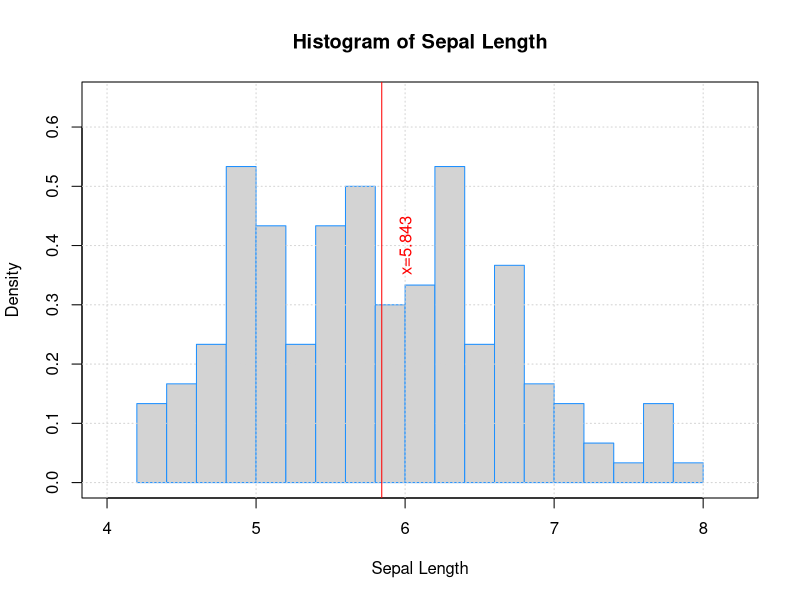
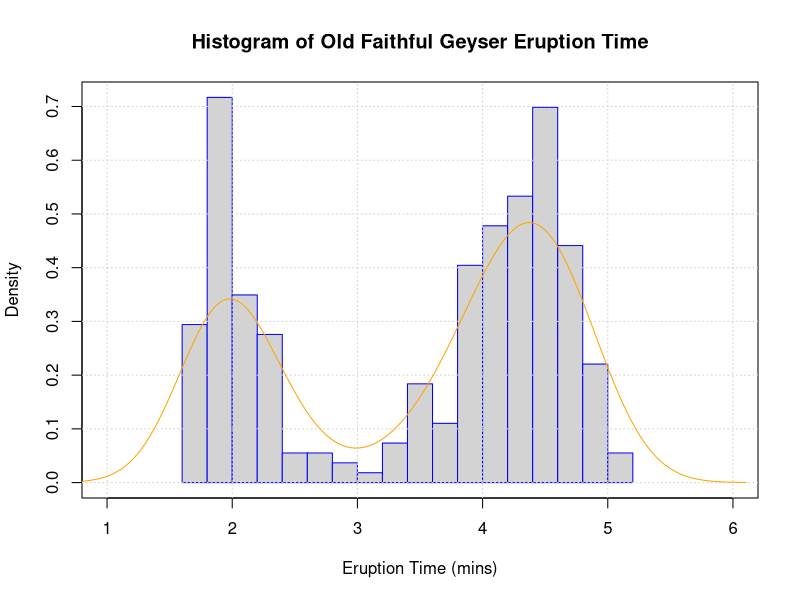
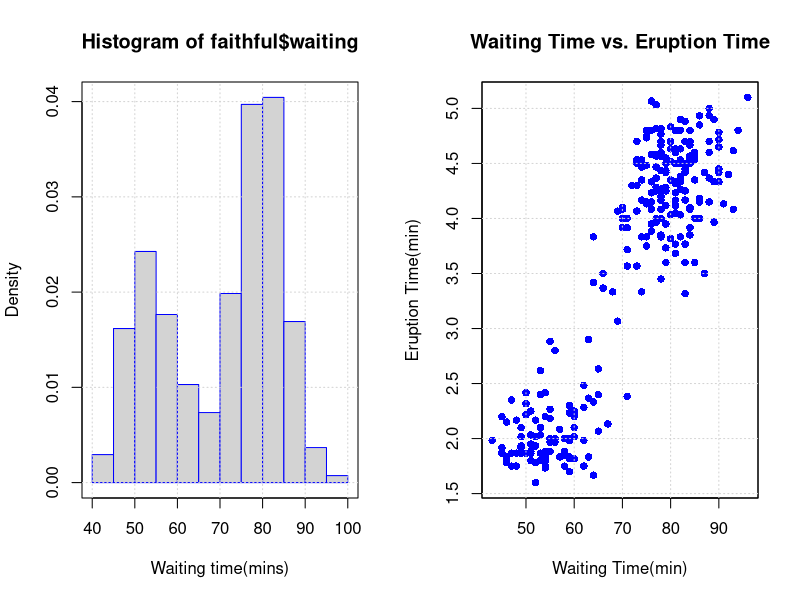

Write R code to recreate these figures, in order.
## ---- chunk 1
head(iris) 
hist(x = iris$Sepal.Length, main = "Histogram of Sepal Length", xlab = "Sepal Length",
     breaks = 15, border = "dodgerblue", probability = TRUE,
     ylim = c(0, 0.65), xlim = c(4, 8.2))
box()
grid()
new_line=mean(iris$Sepal.Length)
new_line
abline(v=new_line,col="red")
text(x = 6,y=0.4, labels="x=5.843",col="red",srt=90)  #srt rotate 90 degree

## ---- chunk 2
hist(x=faithful$eruptions,breaks=20,xlim=c(1,6),freq=FALSE,
     xlab="Eruption Time (mins)", main="Histogram of Old Faithful Geyser Eruption Time" 
     ,border="blue")
box()
grid()

d <- density(faithful$eruptions) # returns the density data
lines(d,col="orange")

## ---- chunk 3
par(mfrow=c(1,2))  #1row, 2 colm
hist(x=faithful$waiting,freq=FALSE,border="blue",
     xlab="Waiting time(mins)")
box()
grid()
plot(formula=eruptions~waiting, data=faithful,pch=16,
     col="blue",main="Waiting Time vs. Eruption Time",
     xlab="Waiting Time(min)",ylab="Eruption Time(min)")
box()
grid()

